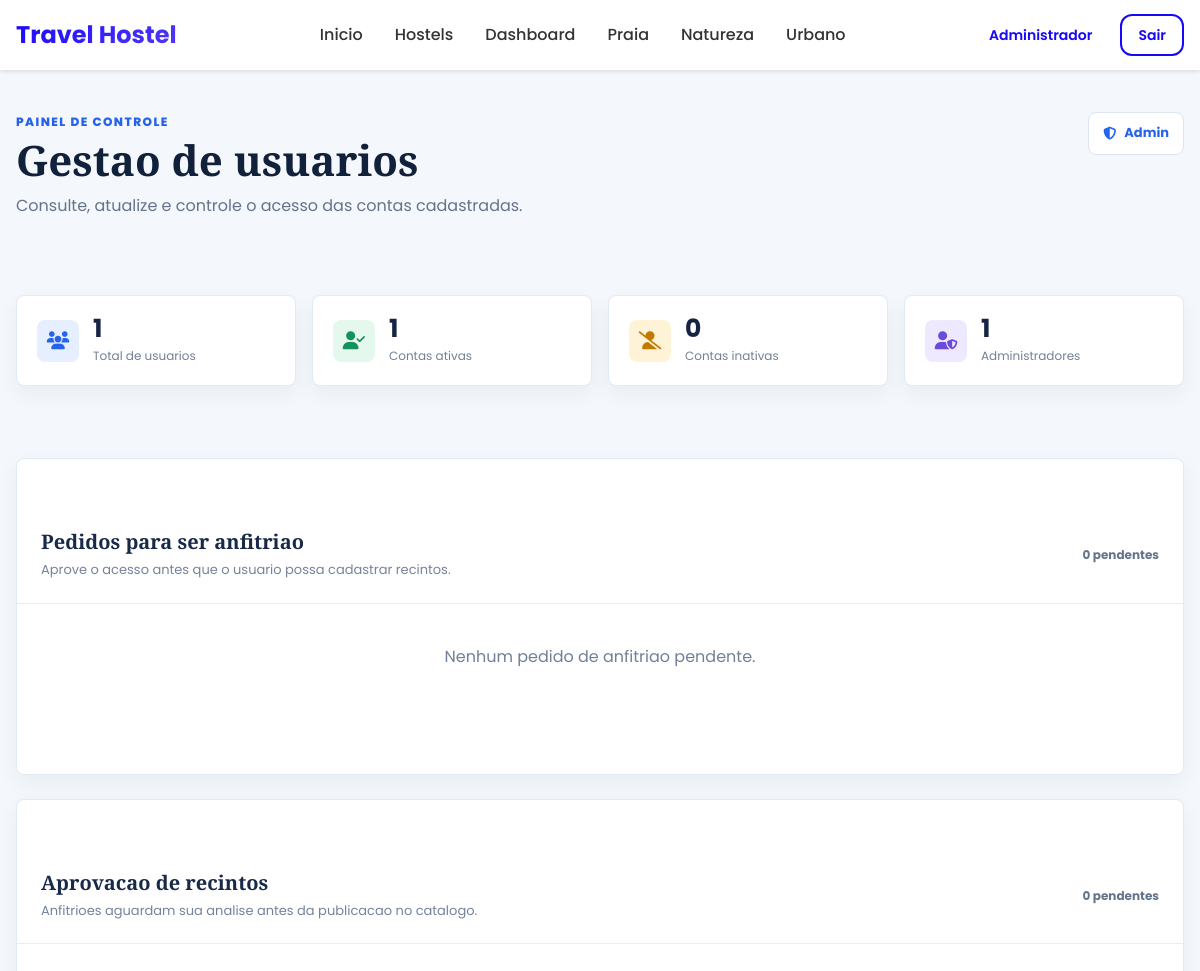
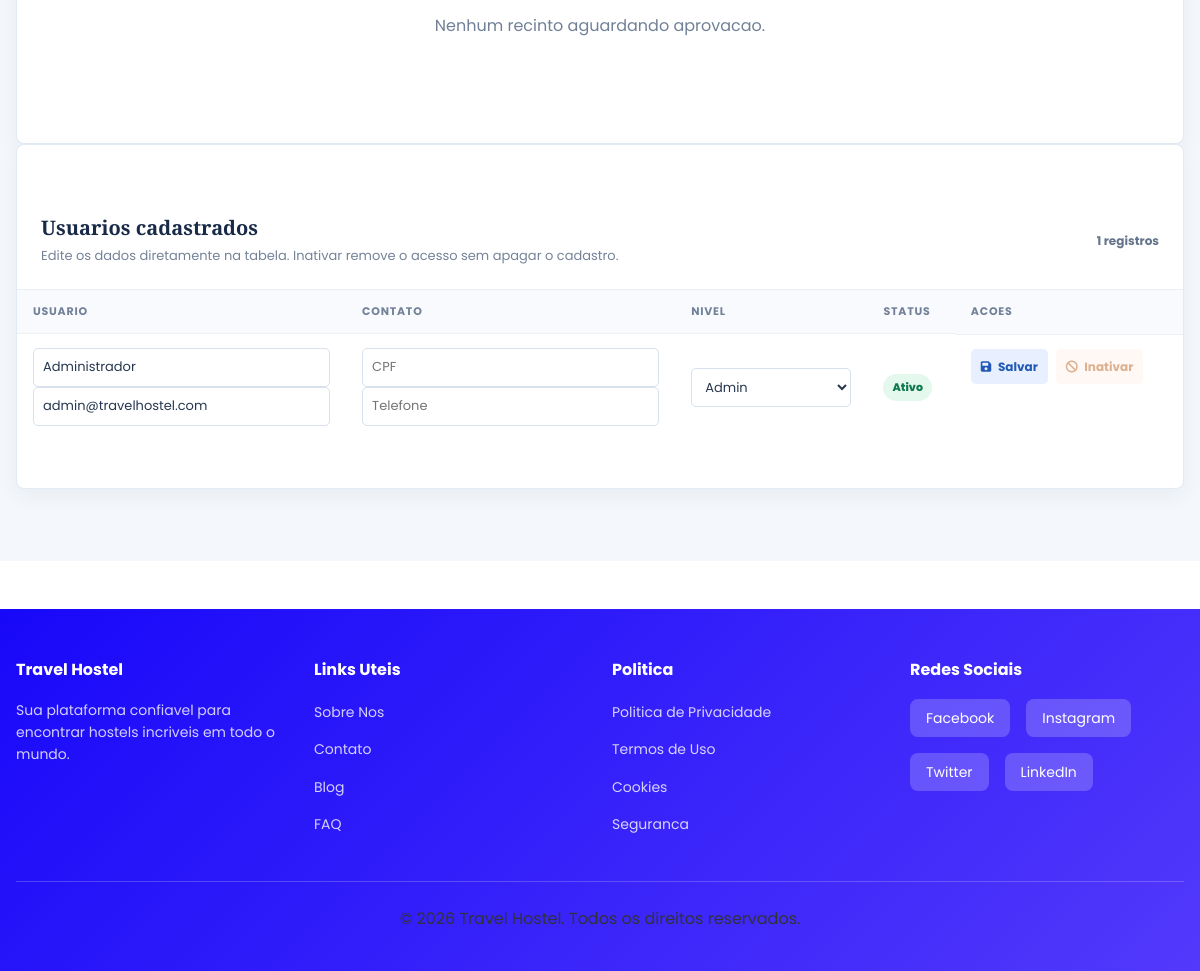
Page /controller/router.php?pagina=admin (signed in) on the committed database (2 pictures, top to bottom).
### tables this page shows
CREATE TABLE IF NOT EXISTS usuarios (
    id               INT AUTO_INCREMENT PRIMARY KEY,
    nome             VARCHAR(50)  NOT NULL,
    email            VARCHAR(100) NOT NULL UNIQUE,
    cpf              VARCHAR(14),
    telefone         VARCHAR(15),
    data_nascimento  DATE,
    senha            VARCHAR(255) NOT NULL,
    avatar           VARCHAR(255),
    nivel            ENUM('usuario', 'anfitriao', 'admin') DEFAULT 'usuario',
    ativo            TINYINT(1) NOT NULL DEFAULT 1,
    solicitacao_anfitriao ENUM('nenhuma', 'pendente', 'aprovada', 'rejeitada') NOT NULL DEFAULT 'nenhuma',
    motivo_solicitacao VARCHAR(500),
    avaliacao        DECIMAL(2,1) DEFAULT 0.0,
    total_avaliacoes INT DEFAULT 0,
    data_cadastro    TIMESTAMP DEFAULT CURRENT_TIMESTAMP
);

### controller/usuarioController.php (called while the page is built, shortened)
<?php
require_once ROOT . '/model/usuarioModel.php';
class usuarioController {
    public function admin() {
        $model = new usuarioModel();
        $admin = $model->getUsuarioByEmail($_SESSION['usuario_email']);
        $usuarios = $model->listarUsuarios();
        $solicitacoesAnfitriao = $model->listarSolicitacoesAnfitriao();
        $solicitacoesHostel = $model->listarSolicitacoesHostel();
        require_once ROOT . '/view/admin/index.php';
    }
}

### config/conexao.php (called while the page is built, shortened)
<?php
class Conexao {
    private $host;
    private $db;
    private $user;
    private $password;
    public function __construct() {
        $this->host     = getenv('DB_HOST') ?: 'localhost';
        $this->db       = getenv('DB_NAME') ?: 'travel_hostel';
        $this->user     = getenv('DB_USER') ?: 'root';
        $this->password = getenv('DB_PASS') ?: '';
    }
    private function loadEnv() {
        $envPath = defined('ROOT') ? ROOT . '/.env' : dirname(__DIR__) . '/.env';
        $lines = file($envPath, FILE_IGNORE_NEW_LINES | FILE_SKIP_EMPTY_LINES);
        foreach ($lines as $line) {
            $line = trim($line);
            if ($line === '' || strpos($line, '#') === 0 || strpos($line, '=') === false) {
                continue;
            }
            list($name, $value) = explode('=', $line, 2);
            $name  = trim($name);
            $value = trim($value);
            $value = trim($value, " \t\n\r\0\x0B\"'");
        }
    }
    public function conectar() {
        try {
            $pdo = new PDO(
                "mysql:host={$this->host};dbname={$this->db};charset=utf8",
                $this->user,
                $this->password
            );
            $pdo->setAttribute(PDO::ATTR_ERRMODE, PDO::ERRMODE_EXCEPTION);
            $this->garantirEstruturaAprovacao($pdo);
            $this->garantirEstruturaSolicitacaoAnfitriao($pdo);
            return $pdo;
        } catch (PDOException $e) {
            return null;
        }
    }
    private function garantirEstruturaAprovacao(PDO $pdo): void {
        try {
            $colunas = [
                'anfitriao_id' => "ALTER TABLE hostels ADD COLUMN anfitriao_id INT NULL AFTER palavras_chave",
                'status_aprovacao' => "ALTER TABLE hostels ADD COLUMN status_aprovacao ENUM('aprovado', 'pendente', 'rejeitado') NOT NULL DEFAULT 'aprovado' AFTER anfitriao_id",
                'motivo_rejeicao' => "ALTER TABLE hostels ADD COLUMN motivo_rejeicao VARCHAR(500) AFTER status_aprovacao",
            ];
            foreach ($colunas as $nome => $sql) {
                $stmt = $pdo->query("SHOW COLUMNS FROM hostels LIKE '{$nome}'");
            }
        } catch (PDOException $e) {
            error_log('[DB ERROR] Estrutura de aprovacao: ' . $e->getMessage());
        }
    }
    private function garantirEstruturaSolicitacaoAnfitriao(PDO $pdo): void {
        try {
            $colunas = [
                'solicitacao_anfitriao' => "ALTER TABLE usuarios ADD COLUMN solicitacao_anfitriao ENUM('nenhuma', 'pendente', 'aprovada', 'rejeitada') NOT NULL DEFAULT 'nenhuma' AFTER ativo",
                'motivo_solicitacao' => "ALTER TABLE usuarios ADD COLUMN motivo_solicitacao VARCHAR(500) AFTER solicitacao_anfitriao",
            ];
            foreach ($colunas as $nome => $sql) {
                $stmt = $pdo->query("SHOW COLUMNS FROM usuarios LIKE '{$nome}'");
            }
        } catch (PDOException $e) {
            error_log('[DB ERROR] Estrutura de solicitacao de anfitriao: ' . $e->getMessage());
        }
    }
}

### model/usuarioModel.php (called while the page is built, shortened)
<?php
require_once ROOT . '/config/conexao.php';
class usuarioModel {
    private $conexao;
    public function __construct() {
        $db = new Conexao();
        $this->conexao = $db->conectar();
        $this->garantirColunaAtivo();
        $this->garantirEstruturaHostels();
    }
    private function garantirColunaAtivo(): void {
        try {
            $stmt = $this->conexao->query("SHOW COLUMNS FROM usuarios LIKE 'ativo'");
        } catch (Exception $e) {
            error_log('[DB ERROR] garantirColunaAtivo: ' . $e->getMessage());
        }
    }
    private function garantirEstruturaHostels(): void {
        try {
            $colunas = [
                'anfitriao_id' => "ALTER TABLE hostels ADD COLUMN anfitriao_id INT NULL AFTER palavras_chave",
                'status_aprovacao' => "ALTER TABLE hostels ADD COLUMN status_aprovacao ENUM('aprovado', 'pendente', 'rejeitado') NOT NULL DEFAULT 'aprovado' AFTER anfitriao_id",
                'motivo_rejeicao' => "ALTER TABLE hostels ADD COLUMN motivo_rejeicao VARCHAR(500) AFTER status_aprovacao",
            ];
            foreach ($colunas as $nome => $sql) {
                $stmt = $this->conexao->query("SHOW COLUMNS FROM hostels LIKE '{$nome}'");
            }
            $this->conexao->exec(
                "CREATE TABLE IF NOT EXISTS hostel_imagens (
                    id INT AUTO_INCREMENT PRIMARY KEY,
                    hostel_id INT NOT NULL,
                    caminho VARCHAR(255) NOT NULL,
                    principal TINYINT(1) NOT NULL DEFAULT 0,
                    data_envio TIMESTAMP DEFAULT CURRENT_TIMESTAMP
                )"
            );
        } catch (Exception $e) {
            error_log('[DB ERROR] garantirEstruturaHostels: ' . $e->getMessage());
        }
    }
    private function inicializarCloudinary() {
        try {
            $cloudinaryUrl = getenv('CLOUDINARY_URL');
            $cloudinarySecret = getenv('CLOUDINARY_SECRET');
            $cloudinaryCloudName = getenv('CLOUDINARY_CLOUD_NAME') ?: 'arthur-t2';
        } catch (Exception $e) {
            error_log('[CLOUDINARY ERROR] Falha ao inicializar: ' . $e->getMessage());
        }
    }
    public function listarUsuarios(): array {
        try {
            $stmt = $this->conexao->query(
                "SELECT id, nome, email, cpf, telefone, nivel, ativo, data_cadastro
                 FROM usuarios ORDER BY data_cadastro DESC, id DESC"
            );
            return $stmt->fetchAll(PDO::FETCH_ASSOC);
        } catch (Exception $e) {
            error_log('[DB ERROR] listarUsuarios: ' . $e->getMessage());
            return [];
        }
    }
    public function listarSolicitacoesAnfitriao(): array {
        try {
            $stmt = $this->conexao->query(
                "SELECT id, nome, email, cpf, telefone, data_cadastro
                 FROM usuarios
                 WHERE nivel = 'usuario' AND ativo = 1 AND solicitacao_anfitriao = 'pendente'
                 ORDER BY data_cadastro ASC, id ASC"
            );
            return $stmt->fetchAll(PDO::FETCH_ASSOC);
        } catch (Exception $e) {
            error_log('[DB ERROR] listarSolicitacoesAnfitriao: ' . $e->getMessage());
            return [];
        }
    }
    public function listarSolicitacoesHostel(): array {
        try {
            $stmt = $this->conexao->query(
                "SELECT h.*, u.nome AS anfitriao_nome, u.email AS anfitriao_email, c.nome AS categoria_nome
                 FROM hostels h
                 LEFT JOIN usuarios u ON u.id = h.anfitriao_id
                 LEFT JOIN categorias c ON c.id = h.categoria_id
                 WHERE h.status_aprovacao = 'pendente'
                 ORDER BY h.data_cadastro ASC, h.id ASC"
            );
            return $stmt->fetchAll(PDO::FETCH_ASSOC);
        } catch (Exception $e) {
            error_log('[DB ERROR] listarSolicitacoesHostel: ' . $e->getMessage());
            return [];
        }
    }
    public function getUsuarioByEmail(string $email): ?array {
        $stmt = $this->conexao->prepare("SELECT * FROM usuarios WHERE email = ?");
        $stmt->execute([$email]);
        $usuario = $stmt->fetch(PDO::FETCH_ASSOC);
        return $usuario ?: null;
    }
}

### view/admin/index.php (the view, shortened to what this page needs)
<?php
include ROOT . '/view/layouts/header.php';
$totalUsuarios = count($usuarios);
$usuariosAtivos = count(array_filter($usuarios, static function (array $usuario): bool {
    return !array_key_exists('ativo', $usuario) || (int) $usuario['ativo'] === 1;
}));
$usuariosInativos = $totalUsuarios - $usuariosAtivos;
$totalAdmins = count(array_filter($usuarios, static function (array $usuario): bool {
    return ($usuario['nivel'] ?? '') === 'admin';
}));
$totalSolicitacoes = count($solicitacoesHostel ?? []);
$totalSolicitacoesAnfitriao = count($solicitacoesAnfitriao ?? []);
?>
<link rel="stylesheet" href="<?php echo URL_PUBLIC; ?>/css/admin-dashboard.css">
<main class="admin-dashboard">
  <div class="container">
    <div class="admin-heading">
      <div>
        <p class="admin-eyebrow">Painel de controle</p>
        <h1>Gestao de usuarios</h1>
        <p>Consulte, atualize e controle o acesso das contas cadastradas.</p>
      </div>
      <span class="admin-mark"><i class="fa-solid fa-shield-halved"></i> Admin</span>
    </div>
    <section class="admin-stats" aria-label="Resumo dos usuarios">
      <article class="admin-stat admin-stat--blue">
        <span class="admin-stat-icon"><i class="fa-solid fa-users"></i></span>
        <span><strong><?php echo $totalUsuarios; ?></strong><small>Total de usuarios</small></span>
      </article>
      <article class="admin-stat admin-stat--green">
        <span class="admin-stat-icon"><i class="fa-solid fa-user-check"></i></span>
        <span><strong><?php echo $usuariosAtivos; ?></strong><small>Contas ativas</small></span>
      </article>
      <article class="admin-stat admin-stat--amber">
        <span class="admin-stat-icon"><i class="fa-solid fa-user-slash"></i></span>
        <span><strong><?php echo $usuariosInativos; ?></strong><small>Contas inativas</small></span>
      </article>
      <article class="admin-stat admin-stat--violet">
        <span class="admin-stat-icon"><i class="fa-solid fa-user-shield"></i></span>
        <span><strong><?php echo $totalAdmins; ?></strong><small>Administradores</small></span>
      </article>
    </section>
    <section class="admin-panel admin-approval-panel">
      <div class="admin-panel-header">
        <div><h2>Pedidos para ser anfitriao</h2><p>Aprove o acesso antes que o usuario possa cadastrar recintos.</p></div>
        <span class="admin-count"><?php echo $totalSolicitacoesAnfitriao; ?> pendentes</span>
      </div>
      <?php if ($totalSolicitacoesAnfitriao === 0): ?>
        <p class="admin-empty">Nenhum pedido de anfitriao pendente.</p>
      <?php endif; ?>
    </section>
    <section class="admin-panel admin-approval-panel">
      <div class="admin-panel-header">
        <div>
          <h2>Aprovacao de recintos</h2>
          <p>Anfitrioes aguardam sua analise antes da publicacao no catalogo.</p>
        </div>
        <span class="admin-count"><?php echo $totalSolicitacoes; ?> pendentes</span>
      </div>
      <?php if ($totalSolicitacoes === 0): ?>
        <p class="admin-empty">Nenhum recinto aguardando aprovacao.</p>
      <?php endif; ?>
    </section>
    <section class="admin-panel">
      <div class="admin-panel-header">
        <div>
          <h2>Usuarios cadastrados</h2>
          <p>Edite os dados diretamente na tabela. Inativar remove o acesso sem apagar o cadastro.</p>
        </div>
        <span class="admin-count"><?php echo $totalUsuarios; ?> registros</span>
      </div>
      <div class="admin-table-wrap">
        <table class="admin-table">
          <thead>
            <tr>
              <th>Usuario</th>
              <th>Contato</th>
              <th>Nivel</th>
              <th>Status</th>
              <th class="admin-actions-heading">Acoes</th>
            </tr>
          </thead>
          <tbody>
            <?php foreach ($usuarios as $usuario): ?>
              <?php $ativo = !array_key_exists('ativo', $usuario) || (int) $usuario['ativo'] === 1; ?>
              <tr class="<?php echo $ativo ? '' : 'is-inactive'; ?>">
                <td>
                  <input form="edit-<?php echo (int) $usuario['id']; ?>" id="nome-<?php echo (int) $usuario['id']; ?>" name="nome" value="<?php echo htmlspecialchars($usuario['nome']); ?>" required>
                  <input form="edit-<?php echo (int) $usuario['id']; ?>" id="email-<?php echo (int) $usuario['id']; ?>" type="email" name="email" value="<?php echo htmlspecialchars($usuario['email']); ?>" required>
                </td>
                <td>
                    <input form="edit-<?php echo (int) $usuario['id']; ?>" id="cpf-<?php echo (int) $usuario['id']; ?>" name="cpf" value="<?php echo htmlspecialchars($usuario['cpf'] ?? ''); ?>" placeholder="CPF">
                    <input form="edit-<?php echo (int) $usuario['id']; ?>" id="telefone-<?php echo (int) $usuario['id']; ?>" name="telefone" value="<?php echo htmlspecialchars($usuario['telefone'] ?? ''); ?>" placeholder="Telefone">
                </td>
                <td>
                    <select form="edit-<?php echo (int) $usuario['id']; ?>" id="nivel-<?php echo (int) $usuario['id']; ?>" name="nivel">
                      <?php foreach (['usuario' => 'Usuario', 'anfitriao' => 'Anfitriao', 'admin' => 'Admin'] as $valor => $label): ?>
                        <option value="<?php echo $valor; ?>" <?php echo ($usuario['nivel'] ?? 'usuario') === $valor ? 'selected' : ''; ?>><?php echo $label; ?></option>
                      <?php endforeach; ?>
                    </select>
                </td>
                <td><span class="admin-status admin-status--<?php echo $ativo ? 'active' : 'inactive'; ?>"><?php echo $ativo ? 'Ativo' : 'Inativo'; ?></span></td>
                <td class="admin-actions">
                    <button form="edit-<?php echo (int) $usuario['id']; ?>" type="submit" class="admin-button admin-button--save"><i class="fa-solid fa-floppy-disk"></i> Salvar</button>
                  <form method="POST" action="<?php echo routeUrl('admin'); ?>">
                    <button type="submit" class="admin-button admin-button--status" <?php echo (int) $usuario['id'] === (int) $admin['id'] ? 'disabled title="Sua conta nao pode ser inativada"' : ''; ?>>
                      <i class="fa-solid fa-<?php echo $ativo ? 'ban' : 'rotate-left'; ?>"></i> <?php echo $ativo ? 'Inativar' : 'Reativar'; ?>
                    </button>
                  </form>
                </td>
              </tr>
            <?php endforeach; ?>
          </tbody>
        </table>
      </div>
    </section>
  </div>
</main>
<?php include ROOT . '/view/layouts/footer.php'; ?>

### rows in the picture
usuarios: ativo "1", ativo "0", nivel "1", nome "Administrador", email "admin@travelhostel.com", nivel "Admin", shows "Ativo", shows "Inativar"

### other values in the picture
$_SESSION['usuario_nome'] "Administrador"
$totalUsuarios "1"
$totalSolicitacoesAnfitriao "0"
$totalSolicitacoes "0"
